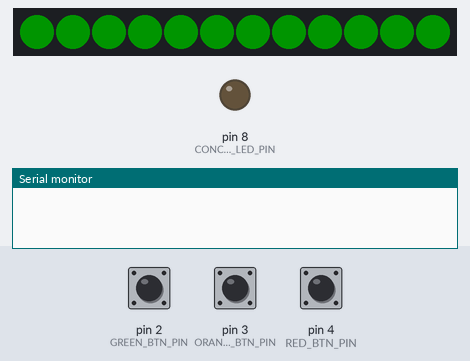
This sketch was run on a simulated Arduino Uno, built with avr-gcc and run on an emulated ATmega328P. Shown: 12 RGB LEDs in strip order, left to right, output pins drawn as LEDs (lit = HIGH), the last lines printed to the serial monitor. The test bench sets the inputs (shaded band); at power-on: pin 3 (ORANGE_BTN_PIN) HIGH, pin 4 (RED_BTN_PIN) HIGH, pin 2 (GREEN_BTN_PIN) HIGH. Dim RGB values are drawn brighter than linear.

Above: at 1.2 s.
1.3 s: pin 3 (ORANGE_BTN_PIN) pulled LOW for 0.15 s
At 2.5 s:
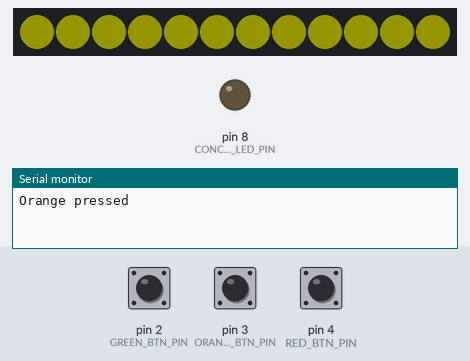
2.9 s: pin 4 (RED_BTN_PIN) pulled LOW for 0.15 s
At 3.7 s:
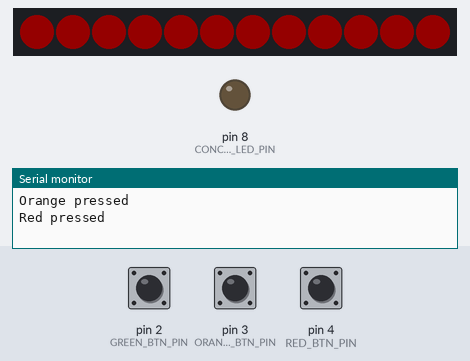
4.5 s: pin 2 (GREEN_BTN_PIN) pulled LOW for 0.15 s
At 4.9 s:
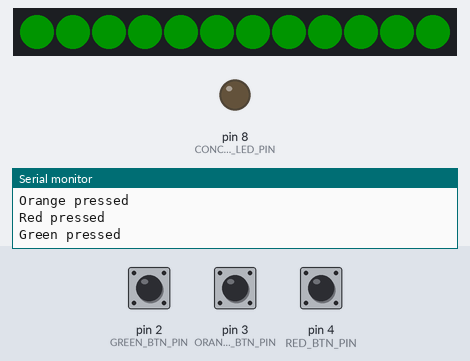
6.1 s: pin 3 (ORANGE_BTN_PIN) pulled LOW for 1 s
At 7.2 s:
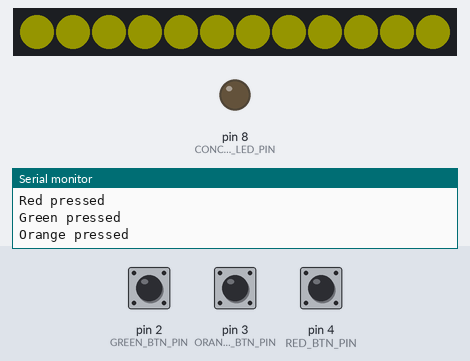
8.6 s: pin 2 (GREEN_BTN_PIN) pulled LOW for 1 s
At 9.3 s:
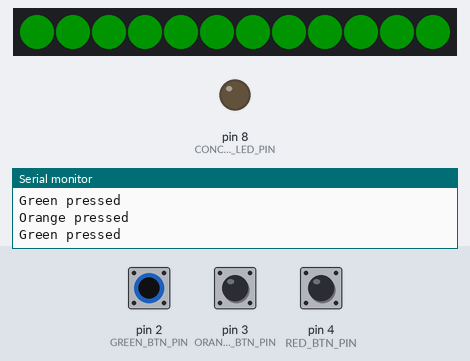
Timing chart, 0 to 11.6 s (numbered marks = the images above; inputs shaded):
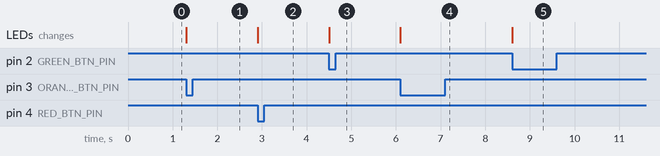

Measured:
- after the input at 1.3 s, the LEDs: change at once (image 1)
- after the input at 2.9 s, the LEDs: change at once (image 2)
- after the input at 4.5 s, the LEDs: change at once (image 3)
- after the input at 6.1 s, the LEDs: change at once (image 4)
- after the input at 8.6 s, the LEDs: change at once (image 5)

The sketch:

LyncLamp.ino
```cpp
#include <Adafruit_NeoPixel.h>
#ifdef __AVR__
#include <avr/power.h>
#endif

//User States
#define STATE_GREEN 1
#define STATE_ORANGE 2
#define STATE_RED 3
#define STATE_NONE 0

//State Colors
#define COLOR_GREEN 1
#define COLOR_ORANGE 2
#define COLOR_RED 3

//Button Pins
#define GREEN_BTN_PIN 2
#define ORANGE_BTN_PIN 3
#define RED_BTN_PIN 4

//Time over LED pin
#define CONCENTRATION_TIME_OVER_LED_PIN 8

//Status LED ring
#define STATUS_LED_PIN 6
#define NUM_LEDS 12
#define BRIGHTNESS 20

Adafruit_NeoPixel strip = Adafruit_NeoPixel(NUM_LEDS, STATUS_LED_PIN, NEO_GRBW + NEO_KHZ800);

bool greenBtnPressed = 0;
bool orangeBtnPressed = 0;
bool redBtnPressed = 0;

bool lastGreenBtnPressed = 0;
bool lastOrangeBtnPressed = 0;
bool lastRedBtnPressed = 0;

long concentrationTime = 0;
long lastConcentrationTime = 0;
const long MAX_CONCENTRATION_TIME = 10000;
bool isOverConcentrationTime = false;

int requestedState = 0;

int userState = STATE_GREEN;
int lastUserState = STATE_GREEN;
bool userHasPermissions = true;


void setup() {
  pinMode(GREEN_BTN_PIN, INPUT_PULLUP);
  pinMode(ORANGE_BTN_PIN, INPUT_PULLUP);
  pinMode(RED_BTN_PIN, INPUT_PULLUP);
  pinMode(CONCENTRATION_TIME_OVER_LED_PIN, OUTPUT);

  strip.setBrightness(BRIGHTNESS);
  strip.begin();
  setStatusLEDs(COLOR_GREEN);

  Serial.begin(9600);
}

void loop() {
  //Update time
  concentrationTime = updateConcentrationTime();
  isOverConcentrationTime = isOver(concentrationTime, MAX_CONCENTRATION_TIME);

  //Indicate concentration time with red LED
  showConcentrationTimeOver(isOverConcentrationTime);

  userHasPermissions = (!isOverConcentrationTime);

  requestedState = checkUserInput();
  userState = changeState(requestedState, userHasPermissions);

  //Show state on LED ring
  showState(userState);

  lastUserState = userState;
  delay(5);
}


///Functions///

long updateConcentrationTime() {
  long returnTime = concentrationTime;
  int now = millis();

  if (lastUserState == STATE_RED) {
    returnTime += (now - lastConcentrationTime);
    lastConcentrationTime = now;
  }

  else {
    lastConcentrationTime = now;
  }

  return returnTime;
}


bool isOver(long timeToTest, long maxTime) {
  if (timeToTest >= maxTime)
    return true;
  else
    return false;
}


bool isPressed(int btnPin, bool *lastPressed) {
  bool currentlyPressed = !(digitalRead(btnPin));
  if (currentlyPressed && !(*lastPressed)) {
    //button pressed
    *lastPressed = currentlyPressed;
    return true;
  }
  else {
    *lastPressed = currentlyPressed;
    return false;
  }
}


int checkUserInput() {
  bool greenBtnPressed = isPressed(GREEN_BTN_PIN, &lastGreenBtnPressed);
  bool orangeBtnPressed = isPressed(ORANGE_BTN_PIN, &lastOrangeBtnPressed);
  bool redBtnPressed = isPressed(RED_BTN_PIN, &lastRedBtnPressed);

  if (greenBtnPressed) {
    Serial.println("Green pressed");
    return STATE_GREEN;
  }

  else if (orangeBtnPressed) {
    Serial.println("Orange pressed");
    return STATE_ORANGE;
  }

  else if (redBtnPressed) {
    Serial.println("Red pressed");
    return STATE_RED;
  }

  //no button pressed
  else {
    return STATE_NONE;
  }
}


int changeState(int reqState,  bool hasPermissions){
  if(hasPermissions){
    if(reqState == STATE_NONE)
      return lastUserState;
    else
      return reqState;
  }

  else{ //no permissions
    if(reqState == STATE_GREEN){
      return STATE_GREEN;
    }

    else if(reqState == STATE_ORANGE){
      return STATE_ORANGE;
    }

    else if(reqState == STATE_RED){
      return lastUserState;
    }

    else{ //STATE_NONE
      if(userState == STATE_RED)
        return STATE_GREEN;
      else
        return userState;

    }
  }
}


void setStatusLEDs(int colorSelector){
  for(int i = 0; i<strip.numPixels(); i++){
    if(colorSelector == COLOR_GREEN){
      strip.setPixelColor(i, 0,255,0,0);
    }
    else if(colorSelector == COLOR_ORANGE){
      strip.setPixelColor(i, 255,255,0,0);
    }
    else{ //COLOR_RED
      strip.setPixelColor(i, 255,0,0,0);
    }
  }
  strip.show();
}


void showState(int state){
  if(state == STATE_GREEN){
    setStatusLEDs(COLOR_GREEN);
  }
  else if (state == STATE_ORANGE){
    setStatusLEDs(COLOR_ORANGE);
  }
  else{ //STATE_RED
    setStatusLEDs(COLOR_RED);
  }
}

void showConcentrationTimeOver(bool isOverTime){
  if(isOverTime)
    digitalWrite(CONCENTRATION_TIME_OVER_LED_PIN, HIGH);
  else
    digitalWrite(CONCENTRATION_TIME_OVER_LED_PIN, LOW);
}
```
